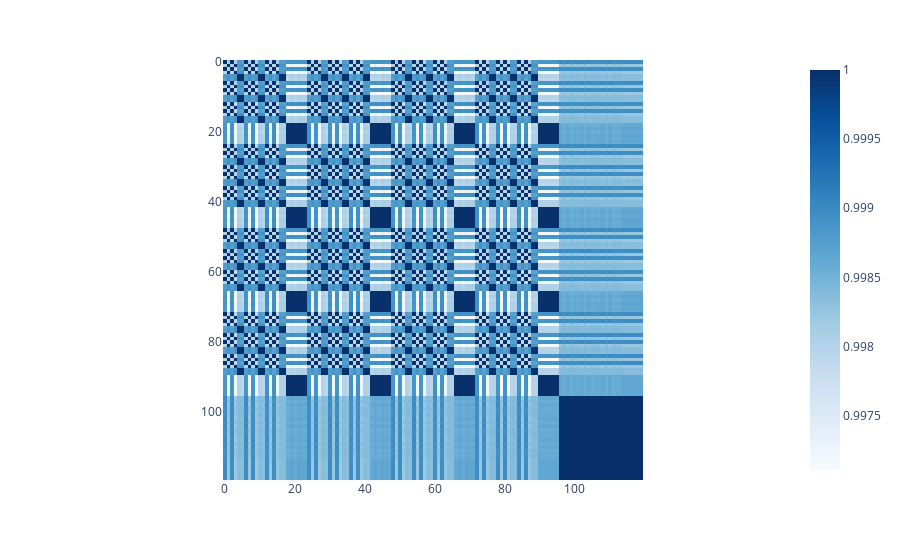

Write notebook code for a chart like this one.
### Code cell
cosine_similarities = F.cosine_similarity(neuron_acts_pre.unsqueeze(1), neuron_acts_pre.unsqueeze(0), dim=2)
imshow(cosine_similarities.detach().cpu())

### Figure 1 — Plotly figure (JSON) as saved in the notebook; plotly's stock layout.template omitted (floating-point values rounded to 4 significant figures; data arrays with more than 128 entries replaced by an {"elided": "..."} marker saying what was removed)
{"data": [{"coloraxis": "coloraxis", "hovertemplate": "x: %{x}<br>y: %{y}<br>color: %{z}<extra></extra>", "name": "0", "type": "heatmap", "xaxis": "x", "yaxis": "y", "z": {"elided": "120x120 float values"}}], "layout": {"coloraxis": {"colorscale": [[0, "rgb(247,251,255)"], [0.125, "rgb(222,235,247)"], [0.25, "rgb(198,219,239)"], [0.375, "rgb(158,202,225)"], [0.5, "rgb(107,174,214)"], [0.625, "rgb(66,146,198)"], [0.75, "rgb(33,113,181)"], [0.875, "rgb(8,81,156)"], [1, "rgb(8,48,107)"]]}, "margin": {"t": 60}, "xaxis": {"anchor": "y", "constrain": "domain", "domain": [0, 1], "scaleanchor": "y"}, "yaxis": {"anchor": "x", "autorange": "reversed", "constrain": "domain", "domain": [0, 1]}}}
